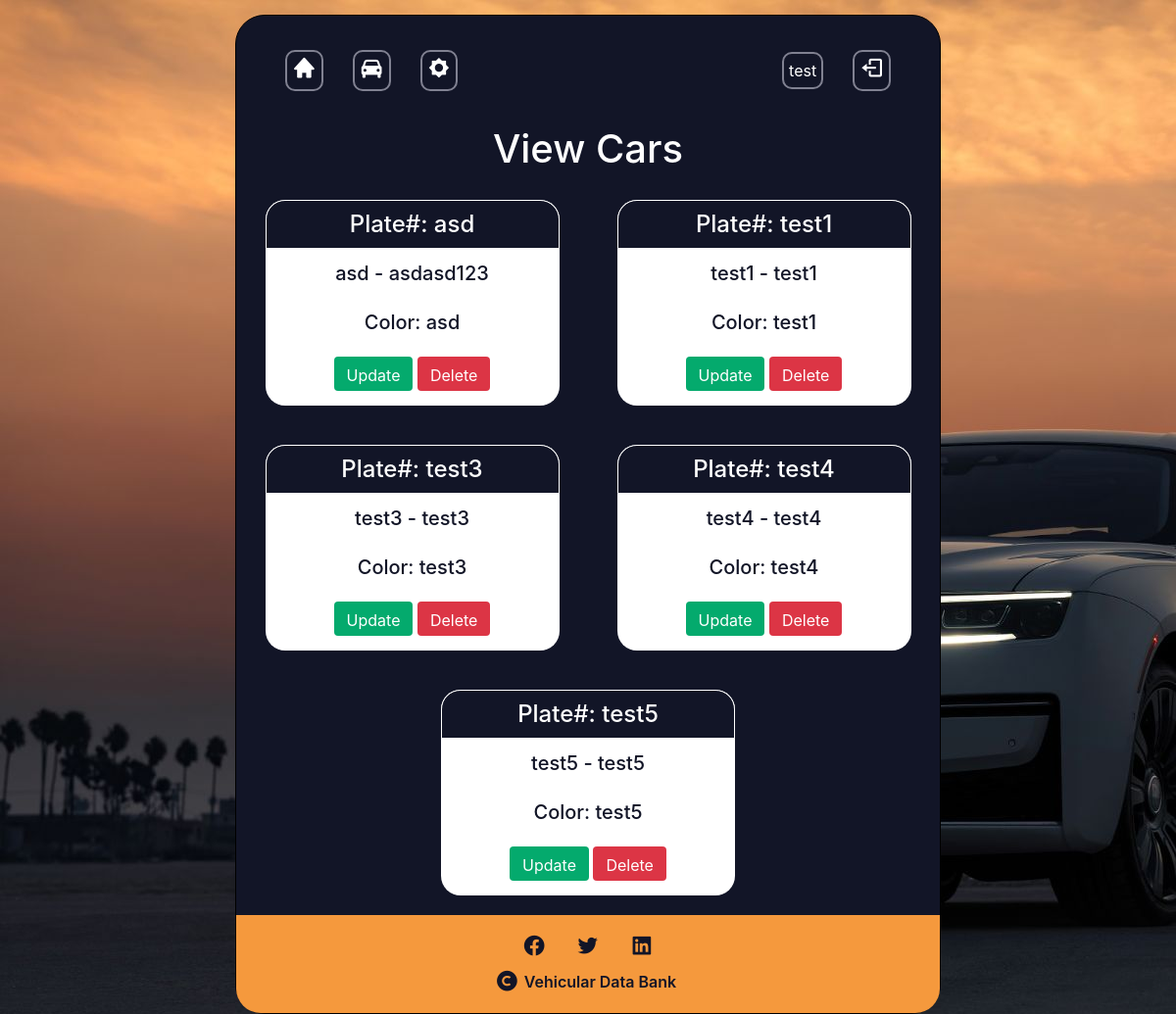
The app's page /view_car (signed in), older data.
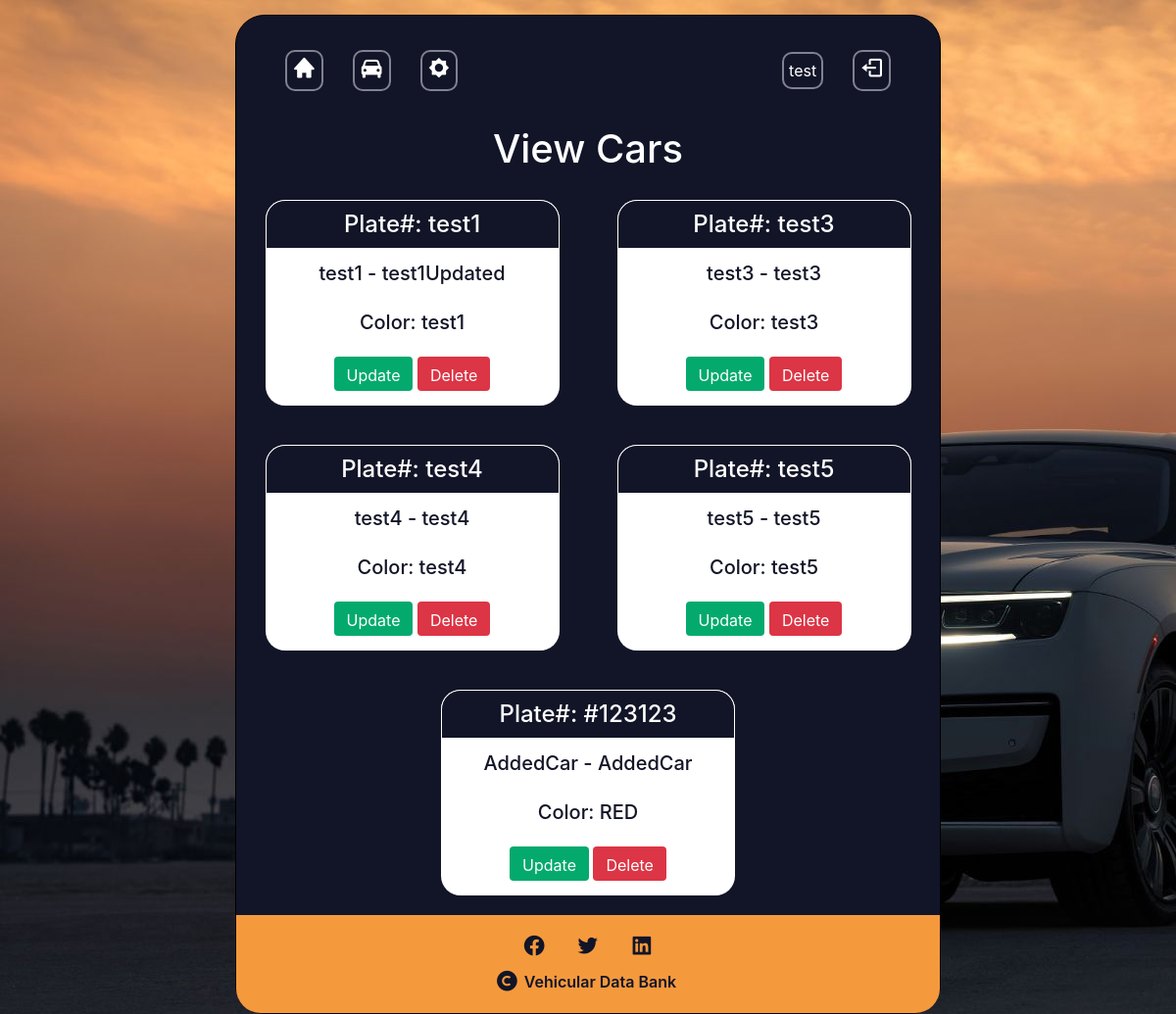
The same page, newer data.
### website/models.py (models this page shows, shortened)
class Car(models.Model):
    owner = models.ForeignKey(User, default="",on_delete=models.CASCADE, null=True)
    car_model = models.CharField('Car Name', max_length=120)
    car_manufacturer = models.CharField('Car Manufacturer', max_length=120)
    car_color = models.CharField('Car Color', max_length=120)
    plate_num = models.CharField('Plate Number', max_length=20)

### website/views.py (the view)
# urls.py: path('view_car', views.view_car, name="view_car"),
@login_required(login_url="/login_user")
def view_car(request):
    car_owner = request.user # get current user
    car_list = Car.objects.filter(owner = car_owner) # get data of current user
    return render(request, 'view_car.html', {'car_list': car_list})

### website/templates/view_car.html (shortened to what this page needs)
{% extends './header.html'%}
{% block header %} View Cars {% endblock %}
{% block content %}
    <div id="content-view-car">
         {% for car in car_list %}
        <div class="car-items">
              <h3 class="plate-num">Plate#: {{ car.plate_num }} </h3>
              <div class="">
                    <h5 class="car-man">{{ car.car_manufacturer }} - {{ car.car_model }}</h5>
                    <h5 class="car-col">Color: {{ car.car_color }}</h5>
                    <a href="{% url 'update_car' car.id %}" class="btn success">Update</a>
                    <a href="{% url 'delete_car' car.id %}" class="btn delete">Delete</a>
              </div>
        </div>
        {% endfor %}
    </div>
{% endblock %}

### website/templates/header.html (shortened to what this page needs)
<!DOCTYPE html>
<html lang="">
<head>
    {% load static %}
    <link rel="stylesheet" href="{% static 'style.css'%}">
    <link href='https://unpkg.com/boxicons@2.1.2/css/boxicons.min.css' rel='stylesheet'>
    <link rel="stylesheet" href="https://cdn.jsdelivr.net/npm/bootstrap@4.0.0/dist/css/bootstrap.min.css">
</head>
<body>
    <section>
        <header>
             <nav>
                <ul>
                    <div>
                        <div id="left-nav">
                        <li><a href="{% url 'index'%}"><i class='bx bxs-home bx-sm'></i>
                            </a>
                        </li>
                        <li><a href="{% url 'view_car'%}"><i class='bx bxs-car bx-sm' ></i>
                            </a>
                        </li>
                        <li><a href="{% url 'add_car'%}"><i class='bx bxs-brightness bx-sm user'></i>
                            </a>
                        </li>
                        </div>
                    </div>
                    <div>
                        <div id="right-nav">
                            <li><a href="{% url 'index'%}">{{user.username}}</a></li>
                            <li><a href="{% url 'logout_user'%}"><i class='bx bx-log-out bx-sm' ></i>
                                </a>
                            </li>
                        </div>
                    </div>
                </ul>
            </nav>
            <h1>{% block header %} {% endblock %}</h1>
        </header>
        {% block content %}
        {% endblock %}
    <footer>
        <div id="soc-med">
            <ul>
                <li><i class='bx bxl-facebook-circle bx-sm'></i></li>
                <li><i class='bx bxl-twitter bx-sm' ></i></li>
                <li><i class='bx bxl-linkedin-square bx-sm' ></i></li>
            </ul>
            <div class="copyright">
                <i class='bx bxs-copyright bx-sm' ></i>
                 <p>Vehicular Data Bank</p>
            </div>
        </div>
    </footer>
    </section>
</body>
</html>

### website/static/style.css (style rules this page uses)
body { padding-top: 15px; margin: 0; font-family: 'Inter', sans-serif; background: url("car-bg.jpg"); }
section { display: flex; flex-direction: column; background-color: #121527; border: solid black 1px; border-radius: 30px; width: 60%; height: 95%; margin: auto; padding: 0px; position: relative; color: #fff; }
h1 { font-size: 30px; font-weight: 600; color: #f5993d; text-align: center; position: relative; width: 100%; margin-top: -40px; margin-bottom: 0; }
nav { align-items: flex-start; margin-bottom: 0; }
nav ul { display: flex; justify-content: space-between; margin: 0; padding: 25px 30px; flex-wrap: wrap; color: #FFF; }
nav #left-nav, nav #right-nav { display: flex; padding: 10px 5px; text-decoration: none; }
a { color: #fff !important; }
nav ul li { list-style-type: none; margin: auto 15px; border: solid #808191 2px; border-radius: 10px; padding: 5px; position: relative; }
.success { height: 35px; border-radius: 8px; border: none; background-color: #04AA6D; color: #fff; margin-top: 10px; text-decoration: none; padding: 5px 10px; }
.delete { height: 35px; border-radius: 8px; border: none; background-color: #dc3545; color: #fff; margin-top: 10px; text-decoration: none; padding: 5px 10px; }
#content-view-car { display: flex; justify-content: center; flex-wrap: wrap; }
.car-items { border-radius: 20px; width: 300px; margin: 20px auto; text-align: center; padding: 0 0 15px 0; background-color: #fff; }
.plate-num { display: flex; margin: 0; color: #fff; background-color: #121527; border-radius: 20px 20px 0 0; border: solid #fff 1px; height: 50px; align-items: center; justify-content: center; font-size: 1.5rem; }
.car-man, .car-col { display: flex; color: #121527; height: 50px; margin: 0; justify-content: center; align-items: center; font-size: 1.25rem; }
.car-col { color: #121527; }
footer { align-items: flex-end; }
#soc-med { display: flex; flex-direction: column; height: 100px; background-color: #f5993d; border-bottom-left-radius: 25px; border-bottom-right-radius: 25px; color: #121527; font-weight: 600; }
#soc-med ul { display: flex; justify-content: center; padding: 0; margin: 5px 0 8px 0; }
#soc-med ul li { list-style-type: none; margin: 15px 15px 0 15px; }
.copyright { display: flex; justify-content: center; align-items: center; padding: 0; }
.copyright p { margin: 0 5px; }

Row changes from the older to the newer data that the page shows:
removed Car: plate_num "asd", car_manufacturer "asd", car_model "asdasd123", car_color "asd"
changed Car "test1": car_model "test1" → "test1Updated"
added Car: plate_num "#123123", car_manufacturer "AddedCar", car_model "AddedCar", car_color "RED"
